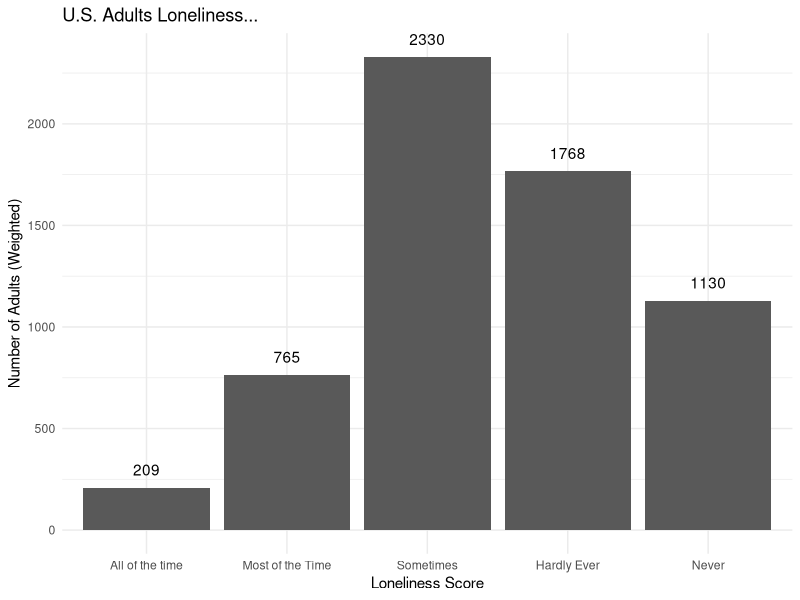
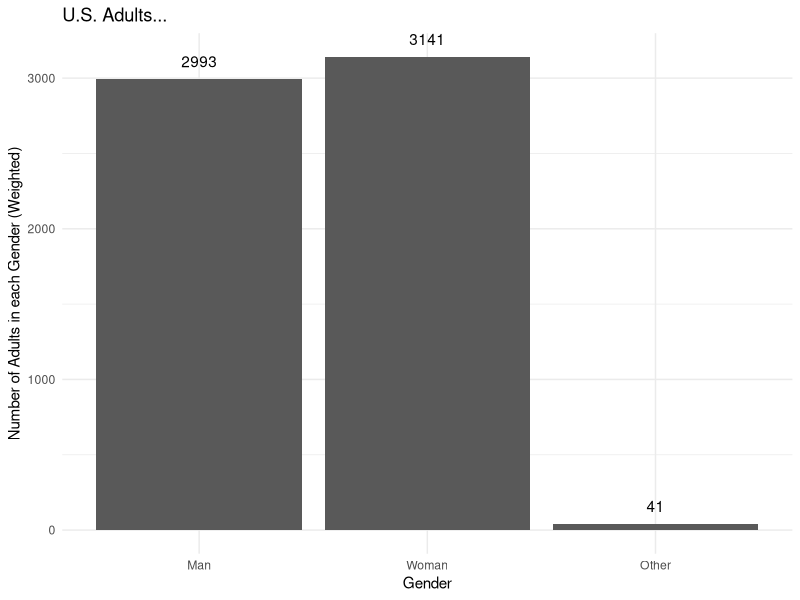
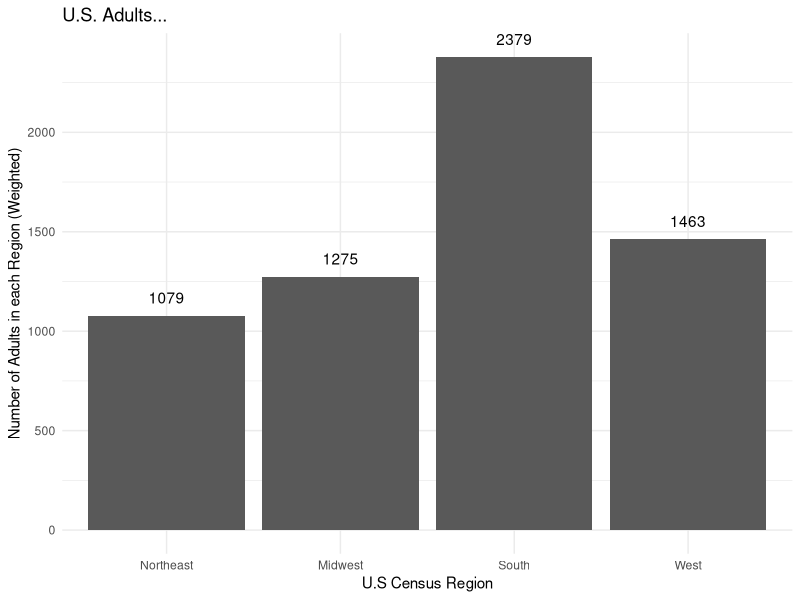
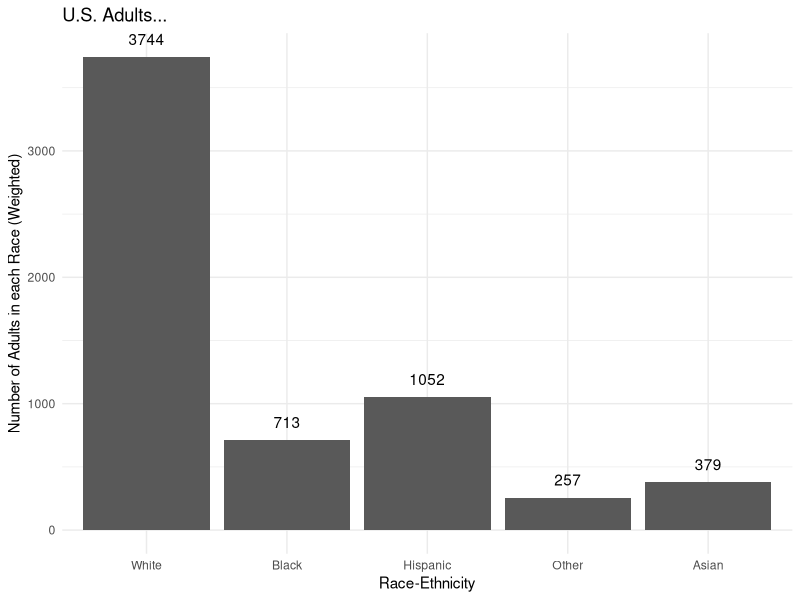
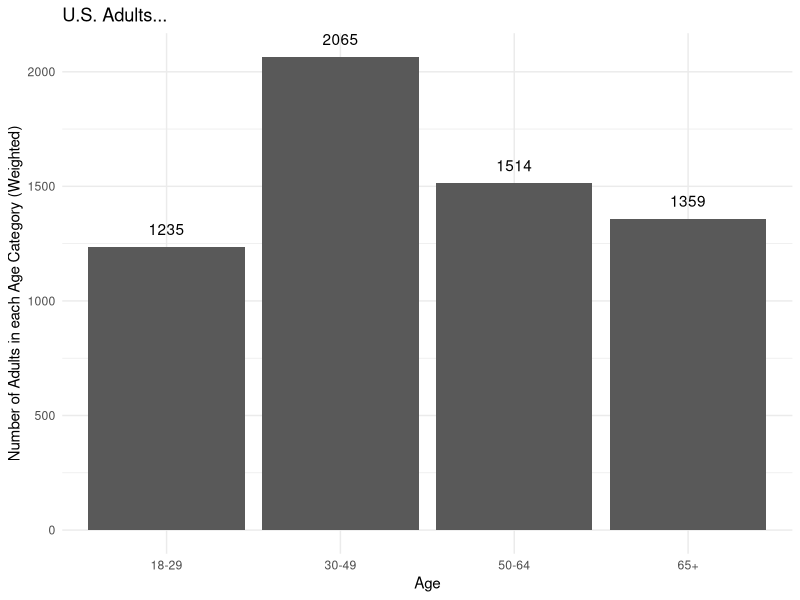
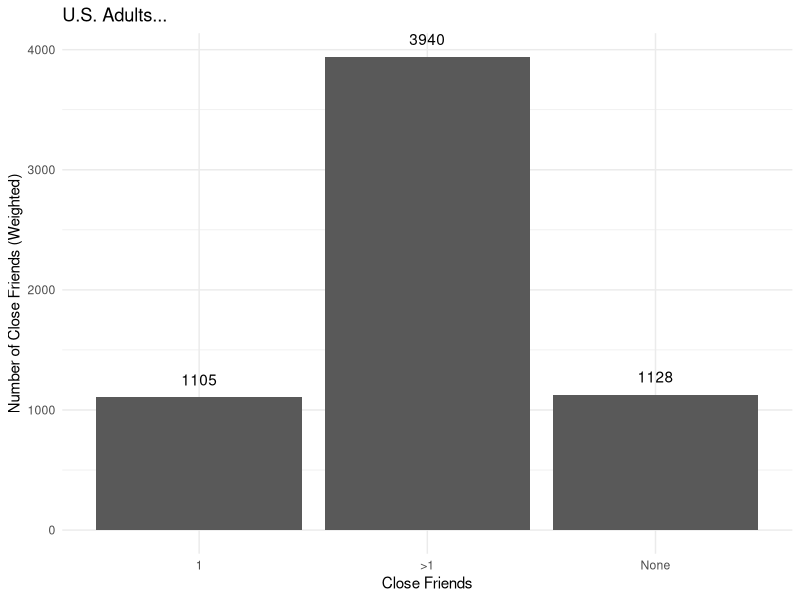
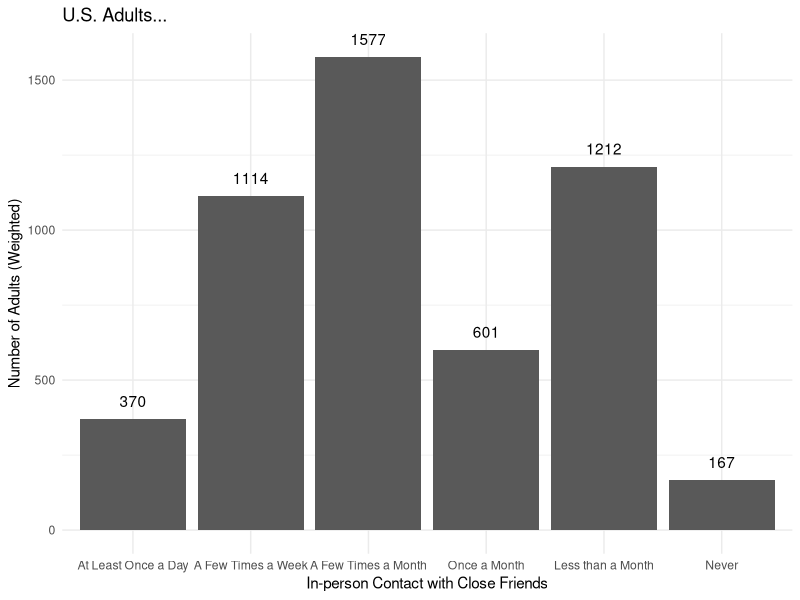
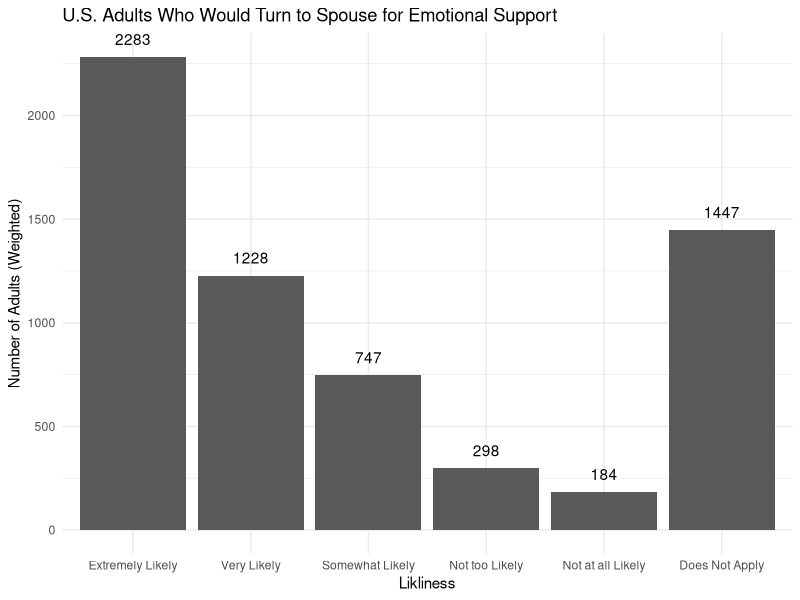

Generate these figures, in order, with R:
# Title:
# Author: Iyanu Dabiri
# Research Questions:

# How do differences in social connection and emotional support help explain
# variation in loneliness across gender, racial/ethnic, and regional groups
# in the U.S.?
# How does the frequency of loneliness differ across gender groups?
# How does the frequency of loneliness differ across racial and ethnic groups?
# How does the frequency of loneliness differ across U.S. regions?
# Is the number of close friends a person has associated with how frequently they experience loneliness?
# Is more frequent in-person contact with close friends associated with less loneliness?


# ------------ File & Library Import ------------ 
install.packages("survey")
library(readxl)
library(dplyr)
library(survey) # for the weights used for Race
library(ggplot2)
atp <- read.csv("ATP W154.csv")


# ------------ Data Cleaning ------------

# Subset Dataset to Include Needed (Renamed) Variables for Analysis
atp_final <- atp |> 
  select(F_AGECAT, F_RACETHNMOD, F_GENDER, F_CREGION, WEIGHT_W154, FEELMOD_a_W154, 
         CLOSEFRI_W154, COMMFRI_c_W154, EMOSUPPFAM_a_W154, EMOSUPPFAM_b_W154, EMOSUPPFAM_c_W154, 
         EMOSUPPFAM_d_W154, EMOSUPPOTH_a_W154, EMOSUPPOTH_c_W154) |> 
  rename(FEEL_LONELY = FEELMOD_a_W154,
         CLOSE_FRIEND = CLOSEFRI_W154,
         COMMFRI_IRL = COMMFRI_c_W154,
         EMOSUPP_SPOUSE = EMOSUPPFAM_a_W154,
         EMOSUPP_MOM = EMOSUPPFAM_b_W154,
         EMOSUPP_DAD = EMOSUPPFAM_c_W154,
         EMOSUPP_OTHFAM = EMOSUPPFAM_d_W154,
         EMOSUPP_FRIEND = EMOSUPPOTH_a_W154,
         EMOSUPP_PROF = EMOSUPPOTH_c_W154) |> 
  glimpse()


# Recode 99s to NA (???)
atp_final <- atp_final |> 
  mutate(across(everything(), ~ na_if(.x, 99)))


#Rename variables
atp_final <- atp_final |> 
  mutate(
    F_AGECAT = factor(F_AGECAT, levels = c(1, 2, 3, 4), 
                      labels = c("18-29", "30-49", "50-64", "65+")),
    
    F_RACETHNMOD = factor(F_RACETHNMOD, levels = c(1, 2, 3, 4, 5), 
                          labels = c("White", "Black", "Hispanic", "Other", "Asian")),
    
    F_GENDER = factor(F_GENDER, levels = c(1, 2, 3), 
                      labels = c("Man", "Woman", "Other")),
    
    F_CREGION = factor(F_CREGION, levels = c(1, 2, 3, 4), 
                       labels = c("Northeast", "Midwest", "South", "West"))
  ) |> 
  glimpse()

# Making FEEL_LONELY into a binary variable
atp_final <- atp_final |> 
  mutate(
    IS_LONELY = if_else(FEEL_LONELY != 1 & FEEL_LONELY != 2, 0, 1, missing = NA)
  )

# Import the weights that will be used throughout analysis
weight <- svydesign(ids = ~1, data = atp_final, weights = ~WEIGHT_W154)


# ------------ EDA Frequency Tables ------------

# Check frequencies of raw variables and NAs
table(atp_final$F_AGECAT, useNA = "always")
table(atp_final$F_RACETHNMOD, useNA = "always")
table(atp_final$F_GENDER, useNA = "always")
table(atp_final$F_CREGION, useNA = "always")
table(atp_final$FEEL_LONELY, useNA = "always")
table(atp_final$CLOSE_FRIEND, useNA = "always") 
table(atp_final$COMMFRI_IRL, useNA = "always")
table(atp_final$EMOSUPP_SPOUSE, useNA = "always")
table(atp_final$EMOSUPP_MOM, useNA = "always") 
table(atp_final$EMOSUPP_DAD, useNA = "always")
table(atp_final$EMOSUPP_OTHFAM, useNA = "always")
table(atp_final$EMOSUPP_FRIEND, useNA = "always")
table(atp_final$EMOSUPP_PROF, useNA = "always")


# Check frequencies with weights
svytable(~F_AGECAT, design = weight)
svytable(~F_RACETHNMOD, design = weight)
svytable(~F_GENDER, design = weight)
svytable(~F_CREGION, design = weight)
svytable(~FEEL_LONELY, design = weight)
svytable(~CLOSE_FRIEND, design = weight)
svytable(~COMMFRI_IRL, design = weight)
svytable(~EMOSUPP_SPOUSE, design = weight)
svytable(~EMOSUPP_MOM, design = weight)
svytable(~EMOSUPP_DAD, design = weight)
svytable(~EMOSUPP_OTHFAM, design = weight)
svytable(~EMOSUPP_FRIEND, design = weight)
svytable(~EMOSUPP_PROF, design = weight)


# ------------ EDA Contingency Tables ------------

# Check weighted loneliness by demographics
round(svytable(~IS_LONELY + F_AGECAT, design = weight) |> prop.table(margin = 2) * 100, digits = 1)
round(svytable(~IS_LONELY + F_RACETHNMOD, design = weight) |> prop.table(margin = 2) * 100, digits = 1)
round(svytable(~IS_LONELY + F_GENDER, design = weight) |> prop.table(margin = 2) * 100, digits = 1)
round(svytable(~IS_LONELY + F_CREGION, design = weight) |> prop.table(margin = 2) * 100, digits = 1)

# Close friends by lonliness
round(svytable(~CLOSE_FRIEND + IS_LONELY, design = weight) |> prop.table(margin = 2) * 100, digits = 1)

# In-person contact by lonliness
round(svytable(~COMMFRI_IRL + IS_LONELY, design = weight) |> prop.table(margin = 2) * 100, digits = 1)

# Support from professional by demographics
round(svytable(~EMOSUPP_PROF + IS_LONELY, design = weight) |> prop.table(margin = 2) * 100, digits = 1)
round(svytable(~EMOSUPP_FRIEND + IS_LONELY, design = weight) |> prop.table(margin = 2) * 100, digits = 1)
round(svytable(~EMOSUPP_MOM + IS_LONELY, design = weight) |> prop.table(margin = 2) * 100, digits = 1)
round(svytable(~EMOSUPP_DAD + IS_LONELY, design = weight) |> prop.table(margin = 2) * 100, digits = 1)
round(svytable(~EMOSUPP_OTHFAM + IS_LONELY, design = weight) |> prop.table(margin = 2) * 100, digits = 1)
round(svytable(~EMOSUPP_SPOUSE + IS_LONELY, design = weight) |> prop.table(margin = 2) * 100, digits = 1)


# ------------ Descriptive Visualizations: Outcome ------------

# Loneliness Bar Charts
lonely_total <- svytable(~FEEL_LONELY, design = weight) |> 
  as.data.frame()

print(lonely_total)


lonely_total |> 
  ggplot(aes(x = factor(FEEL_LONELY), y = Freq)) +
  geom_bar(stat = "identity") +
  geom_text(aes(label = round(Freq)), vjust = -1) +
  labs(
    x = "Loneliness Score", 
    y = "Number of Adults (Weighted)", 
    title = "U.S. Adults Loneliness...") + 
  theme_minimal() +
  scale_x_discrete(
    labels = 
      c("All of the time", "Most of the Time", "Sometimes", "Hardly Ever", "Never")
  )



# ------------ Descriptive Visualizations: Grouping ------------

# Gender Bar Charts
gender_total <- svytable(~F_GENDER, design = weight) |> 
  as.data.frame()

print(gender_total)


gender_total |> 
  ggplot(aes(x = factor(F_GENDER), y = Freq)) +
  geom_bar(stat = "identity") +
  geom_text(aes(label = round(Freq)), vjust = -1) +
  labs(
    x = "Gender", 
    y = "Number of Adults in each Gender (Weighted)", 
    title = "U.S. Adults...") + 
  theme_minimal()


# Region Bar Charts
region_total <- svytable(~F_CREGION, design = weight) |> 
  as.data.frame()

print(region_total)


region_total |> 
  ggplot(aes(x = factor(F_CREGION), y = Freq)) +
  geom_bar(stat = "identity") +
  geom_text(aes(label = round(Freq)), vjust = -1) +
  labs(
    x = "U.S Census Region", 
    y = "Number of Adults in each Region (Weighted)", 
    title = "U.S. Adults...") + 
  theme_minimal()

# Race Bar Charts
race_total <- svytable(~F_RACETHNMOD, design = weight) |> 
  as.data.frame()

print(race_total)


race_total |> 
  ggplot(aes(x = factor(F_RACETHNMOD), y = Freq)) +
  geom_bar(stat = "identity") +
  geom_text(aes(label = round(Freq)), vjust = -1) +
  labs(
    x = "Race-Ethnicity", 
    y = "Number of Adults in each Race (Weighted)", 
    title = "U.S. Adults...") + 
  theme_minimal()

# Age Bar Charts
age_total <- svytable(~F_AGECAT, design = weight) |> 
  as.data.frame()

print(age_total)


age_total |> 
  ggplot(aes(x = factor(F_AGECAT), y = Freq)) +
  geom_bar(stat = "identity") +
  geom_text(aes(label = round(Freq)), vjust = -1) +
  labs(
    x = "Age", 
    y = "Number of Adults in each Age Category (Weighted)", 
    title = "U.S. Adults...") + 
  theme_minimal()



# ------------ Descriptive Visualizations: Independents ------------

# Close Friends Bar Chart
closefriends_total <- svytable(~CLOSE_FRIEND, design = weight) |> 
  as.data.frame()

print(closefriends_total)


closefriends_total |> 
  ggplot(aes(x = factor(CLOSE_FRIEND), y = Freq)) +
  geom_bar(stat = "identity") +
  geom_text(aes(label = round(Freq)), vjust = -1) +
  labs(
    x = "Close Friends", 
    y = "Number of Close Friends (Weighted)", 
    title = "U.S. Adults...") + 
  theme_minimal() +
  scale_x_discrete(
    labels = c("1", ">1", "None"))


# In-person Contact with Close Friends Bar Chart
friendIRL_total <- svytable(~COMMFRI_IRL, design = weight) |> 
  as.data.frame()

print(friendIRL_total)


friendIRL_total |> 
  ggplot(aes(x = factor(COMMFRI_IRL), y = Freq)) +
  geom_bar(stat = "identity") +
  geom_text(aes(label = round(Freq)), vjust = -1) +
  labs(
    x = "In-person Contact with Close Friends", 
    y = "Number of Adults (Weighted)", 
    title = "U.S. Adults...") + 
  theme_minimal() +
  scale_x_discrete(
    labels = c("At Least Once a Day", "A Few Times a Week", "A Few Times a Month",
               "Once a Month", "Less than a Month", "Never"))

# Spouse Emotional Support Bar Chart
spouse_total <- svytable(~EMOSUPP_SPOUSE, design = weight) |> 
  as.data.frame()

print(spouse_total)


spouse_total |> 
  ggplot(aes(x = factor(EMOSUPP_SPOUSE), y = Freq)) +
  geom_bar(stat = "identity") +
  geom_text(aes(label = round(Freq)), vjust = -1) +
  labs(
    x = "Likliness", 
    y = "Number of Adults (Weighted)", 
    title = "U.S. Adults Who Would Turn to Spouse for Emotional Support") + 
  theme_minimal() +
  scale_x_discrete(
    labels = c("Extremely Likely", "Very Likely", "Somewhat Likely",
               "Not too Likely", "Not at all Likely", "Does Not Apply"))


# Mom Emotional Support Bar Chart
mom_total <- svytable(~EMOSUPP_MOM, design = weight) |> 
  as.data.frame()

print(mom_total)


mom_total |> 
  ggplot(aes(x = factor(EMOSUPP_MOM), y = Freq)) +
  geom_bar(stat = "identity") +
  geom_text(aes(label = round(Freq)), vjust = -1) +
  labs(
    x = "Likliness", 
    y = "Number of Adults (Weighted)", 
    title = "U.S. Adults Who Would Turn to Mother for Emotional Support") + 
  theme_minimal() +
  scale_x_discrete(
    labels = c("Extremely Likely", "Very Likely", "Somewhat Likely",
               "Not too Likely", "Not at all Likely", "Does Not Apply"))


# Dad Emotional Support Bar Chart
dad_total <- svytable(~EMOSUPP_DAD, design = weight) |> 
  as.data.frame()

print(dad_total)


dad_total |> 
  ggplot(aes(x = factor(EMOSUPP_DAD), y = Freq)) +
  geom_bar(stat = "identity") +
  geom_text(aes(label = round(Freq)), vjust = -1) +
  labs(
    x = "Likliness", 
    y = "Number of Adults (Weighted)", 
    title = "U.S. Adults Who Would Turn to Father for Emotional Support") + 
  theme_minimal() +
  scale_x_discrete(
    labels = c("Extremely Likely", "Very Likely", "Somewhat Likely",
               "Not too Likely", "Not at all Likely", "Does Not Apply"))


# Other Family Emotional Support Bar Chart
othfam_total <- svytable(~EMOSUPP_OTHFAM, design = weight) |> 
  as.data.frame()

print(othfam_total)


othfam_total |> 
  ggplot(aes(x = factor(EMOSUPP_OTHFAM), y = Freq)) +
  geom_bar(stat = "identity") +
  geom_text(aes(label = round(Freq)), vjust = -1) +
  labs(
    x = "Likliness", 
    y = "Number of Adults (Weighted)", 
    title = "U.S. Adults Who Would Turn to Other Family Members for Emotional Support") + 
  theme_minimal() +
  scale_x_discrete(
    labels = c("Extremely Likely", "Very Likely", "Somewhat Likely",
               "Not too Likely", "Not at all Likely", "Does Not Apply"))


# Friend Emotional Support Bar Chart
friend_total <- svytable(~EMOSUPP_FRIEND, design = weight) |> 
  as.data.frame()

print(friend_total)


friend_total |> 
  ggplot(aes(x = factor(EMOSUPP_FRIEND), y = Freq)) +
  geom_bar(stat = "identity") +
  geom_text(aes(label = round(Freq)), vjust = -1) +
  labs(
    x = "Likliness", 
    y = "Number of Adults (Weighted)", 
    title = "U.S. Adults Who Would Turn to Friends for Emotional Support") + 
  theme_minimal() +
  scale_x_discrete(
    labels = c("Extremely Likely", "Very Likely", "Somewhat Likely",
               "Not too Likely", "Not at all Likely", "Does Not Apply"))


# Professional Support Emotional Support Bar Chart
prof_total <- svytable(~EMOSUPP_PROF, design = weight) |> 
  as.data.frame()

print(prof_total)


prof_total |> 
  ggplot(aes(x = factor(EMOSUPP_PROF), y = Freq)) +
  geom_bar(stat = "identity") +
  geom_text(aes(label = round(Freq)), vjust = -1) +
  labs(
    x = "Likliness", 
    y = "Number of Adults (Weighted)", 
    title = "U.S. Adults Who Would Turn to a Mental Health Professional for Emotional Support") + 
  theme_minimal() +
  scale_x_discrete(
    labels = c("Extremely Likely", "Very Likely", "Somewhat Likely",
               "Not too Likely", "Not at all Likely", "Does Not Apply"))



# ------------ Descriptive Visualizations: Loneliness x Gender ------------

# Side by Side Bar Chart
lonely_gender <-
  round(svytable(~IS_LONELY + F_GENDER, design = weight) |>
          prop.table(margin = 2) * 100, digits = 1) |> as.data.frame() |>
  rename(percent = Freq)

print(lonely_gender)


lonely_gender |> 
  ggplot(aes(x = factor(F_GENDER), y = percent, fill = IS_LONELY)) +
  geom_bar(stat = "identity", position = "dodge") +
  geom_text(aes(label = round(percent, digits = 1)), 
            position = position_dodge(width = 1), vjust = -1) +
  labs(
    x = "Gender", 
    y = "Percentage", 
    title = "Loneliness by Gender",
    fill = "Is Lonely") +
  theme_minimal()

# Chi-Square to Check Association
chisq.test(svytable(~IS_LONELY + F_GENDER, design = weight)) # significant



# ------------ Descriptive Visualizations: Loneliness x Age ------------

# Side by Side Bar Chart
lonely_age <-
  round(svytable(~IS_LONELY + F_AGECAT, design = weight) |>
          prop.table(margin = 2) * 100, digits = 1) |> as.data.frame() |>
  rename(percent = Freq)

print(lonely_age)


lonely_age |> 
  ggplot(aes(x = factor(F_AGECAT), y = percent, fill = IS_LONELY)) +
  geom_bar(stat = "identity", position = "dodge") +
  geom_text(aes(label = round(percent, digits = 1)), 
            position = position_dodge(width = 1), vjust = -1) +
  labs(
    x = "Age", 
    y = "Percentage", 
    title = "Loneliness by Age",
    fill = "Is Lonely") +
  theme_minimal()

#Chi-Square Test to Check Association
chisq.test(svytable(~IS_LONELY + F_AGECAT, design = weight)) # significant



# ------------ Descriptive Visualizations: Loneliness x Race/Ethnicity ------------

# Side by Side Bar Chart
lonely_race <-
  round(svytable(~IS_LONELY + F_RACETHNMOD, design = weight) |>
          prop.table(margin = 2) * 100, digits = 1) |> as.data.frame() |>
  rename(percent = Freq)

print(lonely_race)


lonely_race |> 
  ggplot(aes(x = factor(F_RACETHNMOD), y = percent, fill = IS_LONELY)) +
  geom_bar(stat = "identity", position = "dodge") +
  geom_text(aes(label = round(percent, digits = 1)), 
            position = position_dodge(width = 1), vjust = -1) +
  labs(
    x = "Race/Ethnicity", 
    y = "Percentage", 
    title = "Loneliness by Race/Ethnicity",
    fill = "Is Lonely") +
  theme_minimal()

# Chi-square Test to Check Association
chisq.test(svytable(~IS_LONELY + F_RACETHNMOD, design = weight)) # significant



# ------------ Descriptive Visualizations: Loneliness x Region ------------

# Side by Side Bar Chart
lonely_region <-
  round(svytable(~IS_LONELY + F_CREGION, design = weight) |>
          prop.table(margin = 2) * 100, digits = 1) |> as.data.frame() |>
  rename(percent = Freq)

print(lonely_region)


lonely_region|> 
  ggplot(aes(x = factor(F_CREGION), y = percent, fill = IS_LONELY)) +
  geom_bar(stat = "identity", position = "dodge") +
  geom_text(aes(label = round(percent, digits = 1)), 
            position = position_dodge(width = 1), vjust = -1) +
  labs(
    x = "Cesus Region", 
    y = "Percentage", 
    title = "Loneliness by Region",
    fill = "Is Lonely") +
  theme_minimal()

# Chi-square Test to Check Association
chisq.test(svytable(~IS_LONELY + F_CREGION, design = weight)) # not significant



# ------------ Descriptive Visualizations: Loneliness x Close Friends ------------

# Side by Side Bar Chart
lonely_friend <-
  round(svytable(~IS_LONELY + CLOSE_FRIEND, design = weight) |>
          prop.table(margin = 2) * 100, digits = 1) |> as.data.frame() |>
  rename(percent = Freq)

print(lonely_friend)


lonely_friend|> 
  ggplot(aes(x = factor(CLOSE_FRIEND), y = percent, fill = IS_LONELY)) +
  geom_bar(stat = "identity", position = "dodge") +
  geom_text(aes(label = round(percent, digits = 1)), 
            position = position_dodge(width = 1), vjust = -1) +
  labs(
    x = "Close Friends", 
    y = "Percentage", 
    title = "Loneliness by Close Friends",
    fill = "Is Lonely") +
  theme_minimal() + 
  scale_x_discrete(
    labels = c("1", ">1", "None")
  )

# Chi-square Test to Check Association
chisq.test(svytable(~IS_LONELY + CLOSE_FRIEND, design = weight)) # significant




# ------------ Descriptive Visualizations: Loneliness x Close Friends IRL ------------

# Side by Side Bar Chart
lonely_irl <-
  round(svytable(~IS_LONELY + COMMFRI_IRL, design = weight) |>
          prop.table(margin = 2) * 100, digits = 1) |> as.data.frame() |>
  rename(percent = Freq)

print(lonely_irl)


lonely_irl|> 
  ggplot(aes(x = factor(COMMFRI_IRL), y = percent, fill = IS_LONELY)) +
  geom_bar(stat = "identity", position = "dodge") +
  geom_text(aes(label = round(percent, digits = 1)), 
            position = position_dodge(width = 1), vjust = -1) +
  labs(
    x = "Contact with Close Friends In-person", 
    y = "Percentage", 
    title = "Loneliness by Close Friends In-person",
    fill = "Is Lonely") +
  theme_minimal()  +
  scale_x_discrete(
    labels = c("At Least Once a Day", "A Few Times a Week", "A Few Times a Month",
               "Once a Month", "Less than a Month", "Never"))

# Chi-square Test to Check Association
chisq.test(svytable(~IS_LONELY + COMMFRI_IRL, design = weight)) # significant


# ------------ Normality Checks for Multicollinearity ------------

# Independence of variables
# Install and load the car package if not already installed
install.packages("car")
library(car)

# Fit a linear regression model
model <- lm(FEEL_LONELY ~ EMOSUPP_MOM + EMOSUPP_DAD + EMOSUPP_OTHFAM, data = atp_final)

# Run the Durbin-Watson test
durbinWatsonTest(model) # low signs of  autocorrelation

# Calculate VIF for the regression model
vif(model) # low-moderate correlation
